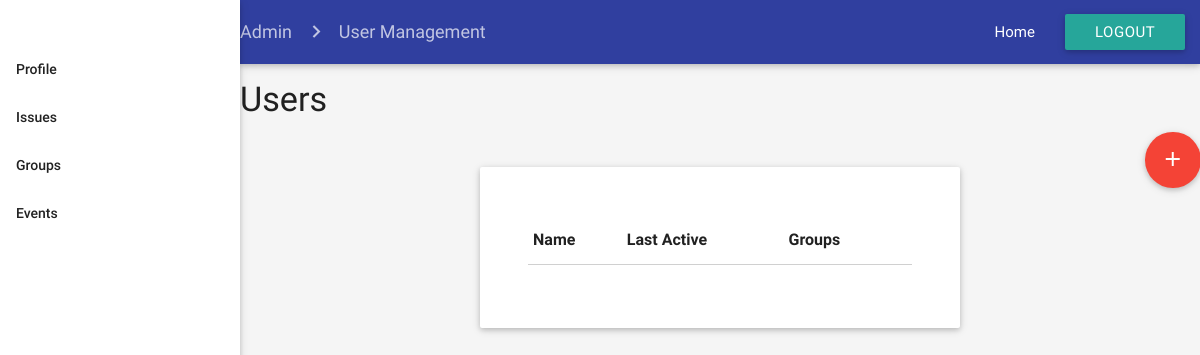
The app's page /html/admin/userManagement_admin.php, older data.
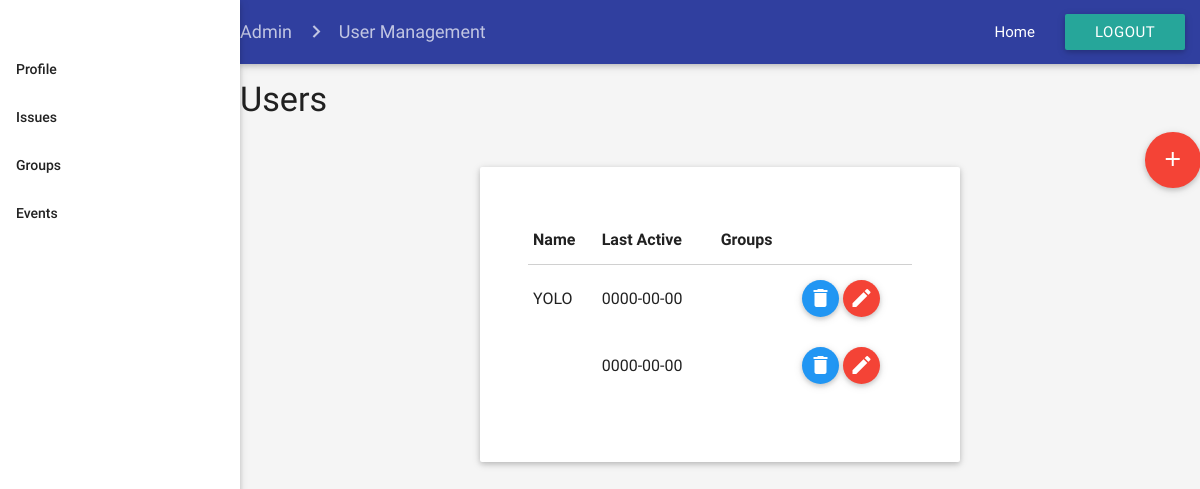
The same page, newer data.
### tables this page shows
CREATE TABLE `user` (
  `User_ID` int(11) NOT NULL,
  `Username` varchar(255) NOT NULL,
  `Profile_Pic` blob,
  `Email` varchar(255) NOT NULL,
  `Password` varchar(255) NOT NULL,
  `Status` enum('Active','Suspended') NOT NULL DEFAULT 'Active',
  `Group_ID` int(11) DEFAULT NULL,
  `Event_ID` int(11) DEFAULT NULL,
  `Permissions` set('View','Edit','Modify','Create','Delete') NOT NULL DEFAULT 'View',
  `User_Type` enum('Admin','OPS_Team','Patron','OPS_Manager','Event_Staff','Volunteer') NOT NULL DEFAULT 'Patron',
  `Last_Active` date NOT NULL,
  `User_Name` varchar(255) NOT NULL
);

### html/admin/userManagement_admin.php (the view, shortened to what this page needs)
<html>
<head>
    <link type="text/css" rel="stylesheet" href="../../css/materialize.min.css" media="screen,projection" />
    <link type="text/css" rel="stylesheet" href="../../css/admin/userManagement_admin.css" />
</head>
<body class="grey lighten-4">
    <ul id="nav-mobile" class="side-nav fixed sideNav">
        <br>
        <br>
        <li class="bold"><a href="profile_admin.php" class="waves-effect waves-teal">Profile</a></li>
        <li class="bold"><a href="issueManagement_admin.php" class="waves-effect waves-teal">Issues</a></li>
        <li class="bold"><a href="groupManagement_admin.php" class="waves-effect waves-teal">Groups</a></li>
        <li class="bold"><a href="eventManagement_admin.php" class="waves-effect waves-teal">Events</a></li>
    </ul>
    <div class="mainContainer">
        <nav class="indigo darken-2 topNavBar">
            <div class="nav-wrapper">
                <div class="col s12">
                    <a href="#!" class="breadcrumb">Admin</a>
                    <a href="#!" class="breadcrumb">User Management</a>
                    <ul class="right hide-on-med-and-down">
                        <li><a href="sass.html">Home</a></li>
                        <li><a class="waves-effect waves-light btn">Logout</a></li>
                    </ul>
                </div>
            </div>
        </nav>
        <div id="page_title">
            <h4>Users</h4>
        </div>
        <div id="fab_add">
            <a class="btn-floating btn-large waves-effect waves-light red right fab_add"><i class="material-icons">add</i></a>
        </div>
        <div class="formContainer card">
            <form class="col s12 l12 m6" ng-app="">
                <table class="highlight responsive-table">
                    <thead>
                        <tr>
                            <th data-field="id">Name</th>
                            <th data-field="name">Last Active</th>
                            <th data-field="price">Groups</th>
                            <th data-field="action"></th>
                        </tr>
                    </thead>
                    <tbody>
                        <?php
    $conn = new mysqli(DB_HOST,DB_USER,DB_PASSWORD,'skecomplaints');
                            $sql = "SELECT * FROM user";
                            $result = $conn->query($sql);
                            while($row = $result->fetch_assoc()){
                                $User_ID = $row["User_ID"];
                                $Group_ID = $row["Group_ID"];
                                $User_Name = $row["User_Name"];
                                $Last_Active = $row["Last_Active"];
                                echo '
                                <tr id="'.$User_ID.'">
                                    <form  id="deluser" action = "../../php/del.php" method = "post">
                                        <input name="userid" type = "hidden" value = "'.$User_ID.'" />
                                    </form>
                                    <td>'.$User_Name.'</td>
                                    <td>'.$Last_Active.'</td>
                                    <td>'.$Group_ID.'</td>
                                    <td>
                                        <a class="btn-floating modal-trigger btn-small waves-effect waves-light blue btn_delete" href="#deleteIssuerModal"><i class="material-icons">delete</i></a>
                                        <a class="btn-floating btn-small waves-effect waves-light red btn_edit"><i class="material-icons">mode_edit</i></a>
                                    </td>
                                </tr>
                                ';
                            }
                        ?>
                    </tbody>
                </table>
            </form>
        </div>
    </div>
</body>
</html>

Row changes from the older to the newer data that the page shows:
added user: User_Name "YOLO", Last_Active "0000-00-00"
added user: Last_Active "0000-00-00"
